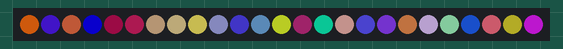
Simulated run of this sketch. Board: ESP32. On the bench: 25 RGB LEDs in strip order, left to right. Dim RGB values are drawn brighter than linear; random numbers use the default seed unless the sketch sets one.

Above: at 0.01 s.
At 4.89 s:
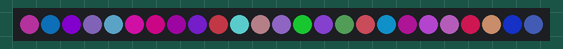
At 9.92 s:
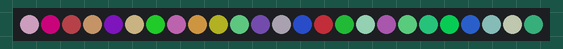
At 19.98 s:
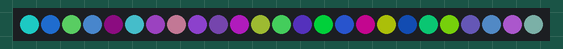
At 29.89 s:
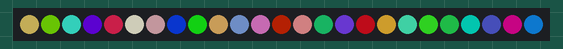
At 39.95 s:
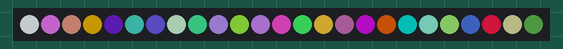

The sketch:

m5atom-fastled.ino
```cpp
#include <FastLED.h>

#define NUM_LEDS 25
#define DATA_PIN 27
#define MAX_BRIGHTNESS 40

unsigned long cnt = 0 ;
CRGB leds[NUM_LEDS];

void setup() {
  // put your setup code here, to run once:
  FastLED.addLeds<NEOPIXEL, DATA_PIN>(leds, NUM_LEDS);  // GRB ordering is assumed

}

void loop() {
  // put your main code here, to run repeatedly:

  for (int i = 0; i < 25; i++) {
    leds[i].setRGB(random(120), random(120), random(120));
  }
  FastLED.show();
  cnt ++ ;
  delay(50);
}
```
